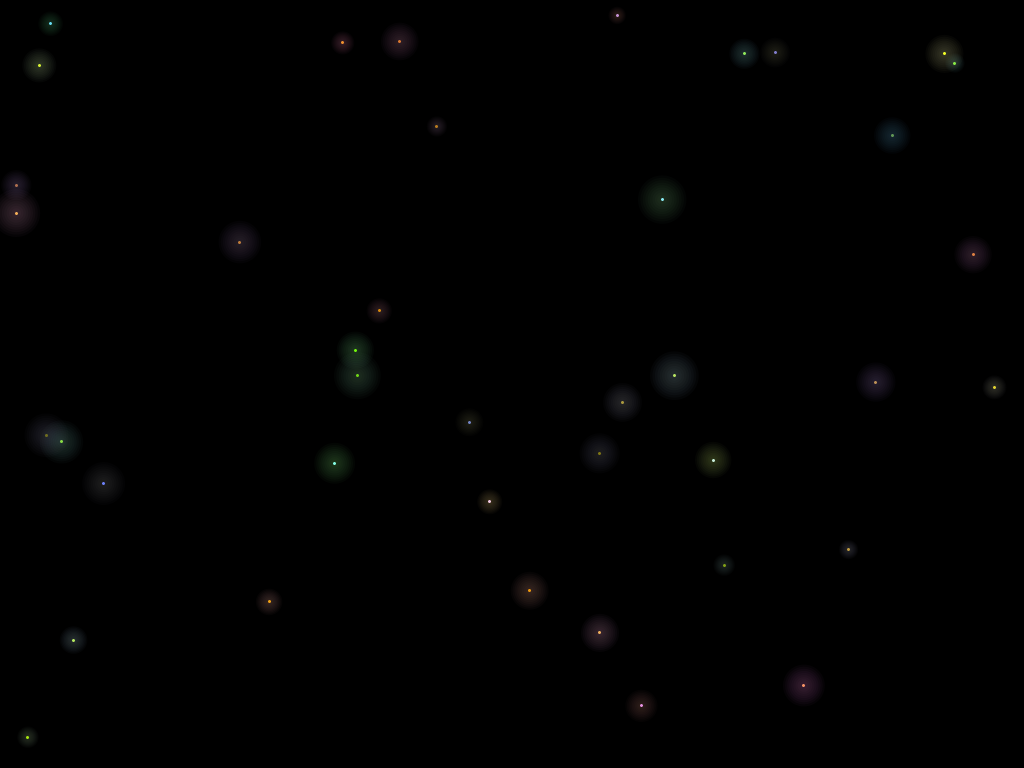
Frame 1 (no input)
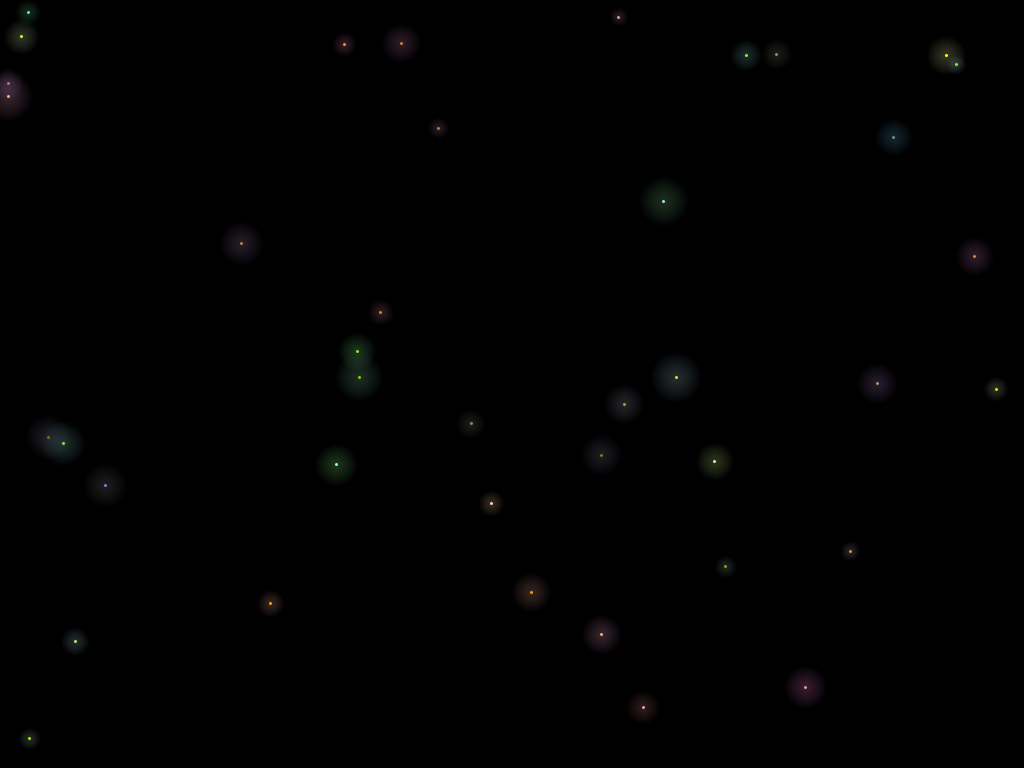
Frame 60 (the mouse pressed at the canvas centre just before this capture)
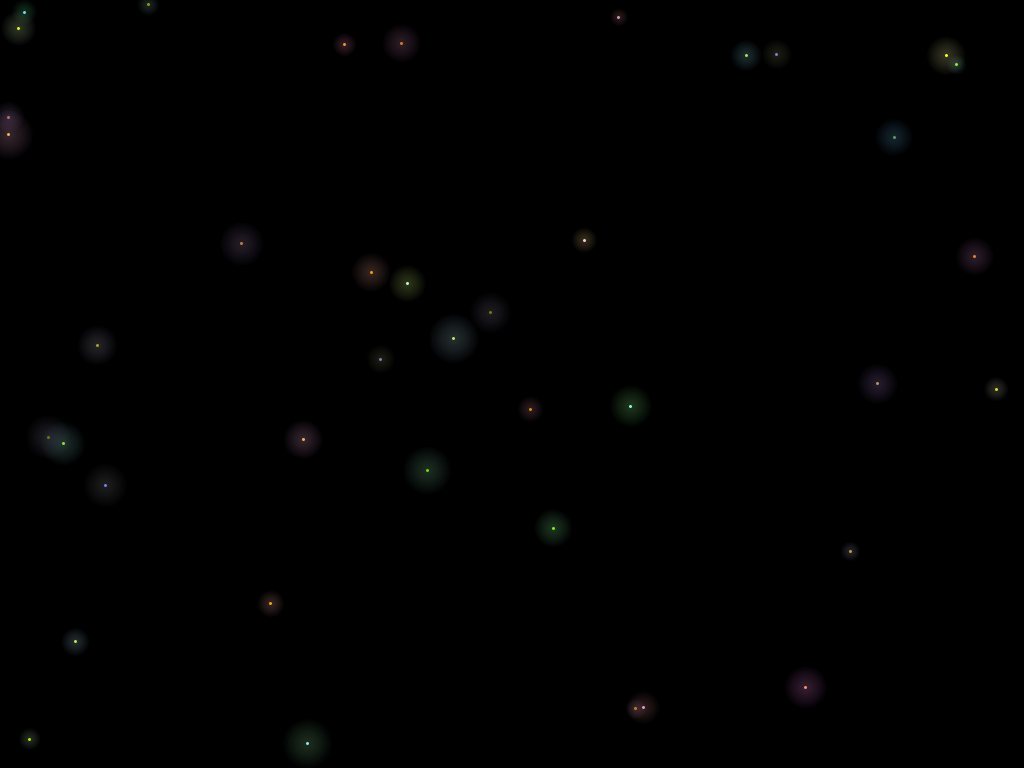
Frame 120 (the mouse held since frame 60 and released just before this capture)

The Processing sketch that drew these frames (run headless with seeded random() and noise(); from frame 60 on, the mouse is pressed at the canvas centre):

// Processing sketch: particule
// ── particule.pde

class Particule {
  float x, y, r, speed;
  color col;
  PVector location, velocity, gravityPoint;

  Particule( float _x, float _y, float _radius, color _color) {
    //x = _x; y = _y;
    r = _radius; 
    col = _color;
    speed = 1;
    location = new PVector(_x, _y);
    velocity = new PVector(speed, speed);
    gravityPoint = new PVector(width/2,height/2);

  }

  Particule( float _x, float _y ) {
    this( _x, _y, random(5, 15), color(random(100, 255), random(100, 255), random(100, 255)) );
  }

  Particule() {
    this( random(0, width), random(0, height) );
  }
  
  void setGravityPoint( float _x, float _y ){
     gravityPoint = new PVector(_x, _y);
  }
  
  void unsetGravity(){
     gravityPoint = null;
  }

  void display() {
    stroke(col);
   //velocity.div(10);
    
    if(gravityPoint == null){
      velocity.mult(0.95);
    }else{
      velocity.add( PVector.mult(PVector.sub(gravityPoint, location), 0.05) );  
      stroke(255,255,255,20);
      strokeWeight(1);
      //line(location.x,location.y, mouseX, mouseY);
    }
    

    
  
    location.add( PVector.div(velocity, 10) );
    
    
    //line(location.x,location.y,velocity.x,velocity.y);

    noStroke();
    int mx = 10;
    if(location.x > width || location.x < 0){
      velocity.x = -velocity.x;
    }
    if(location.y > height || location.y < 0){
      velocity.y = -velocity.y;
    }
    strokeWeight(2);
    for (int i=0;i<mx; i++) {
      color c = color(red(col-i*5), green(col-i*5), blue(col-i*5), 6 );
      fill( c );
      
      stroke(color(red(col+100), green(col+100), blue(col+100)));
      point(location.x,location.y);
      noStroke();
      ellipse(location.x, location.y, (mx-i)*r/3, (mx-i)*r/3);
    }
  }
}

class Cloud{
    
   ArrayList particules;
 
   Cloud(int nb){
     particules = new ArrayList<Particule>();
     for(int i=0;i<nb; i++){
        addParticule(); 
     }
   }
   
  
   void addParticule(){
       particules.add(new Particule());
   }
   
   void display(){
      PVector mouse = new PVector(mouseX, mouseY);
      for(int i=0; i<particules.size(); i++){
          
         Particule p = (Particule)particules.get(i);
         
         if( PVector.dist( mouse, p.location ) < 300 ){
            if(mousePressed){
              p.setGravityPoint( random(0,width), random(0,height) );
            }else{
              p.setGravityPoint( mouse.x, mouse.y );
            }
         }else{
            p.unsetGravity(); 
         }           
         
         
        
         p.display();
      }
   }
}


Particule p;
Cloud cloud;

void setup() {
  background(0);
  size(1024, 768);
  //p = new Particule(width/2, height/2);
  cloud = new Cloud(40);
}

void draw() {
  background(0);
  //fill(0,0,0,95);
  //rect(0,0,width,height);
  cloud.display();
}
